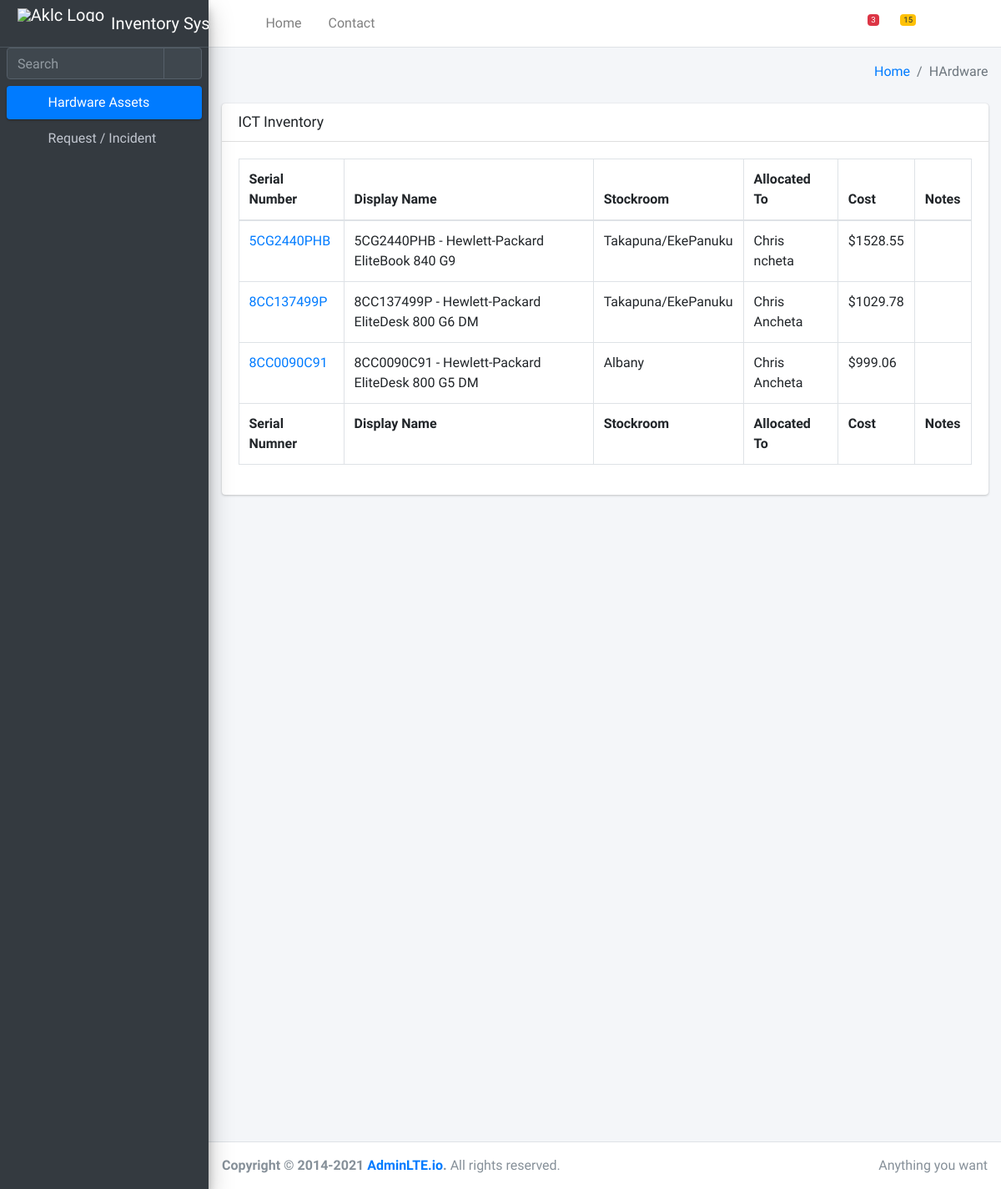
/, run on an earlier commit of the app's database.
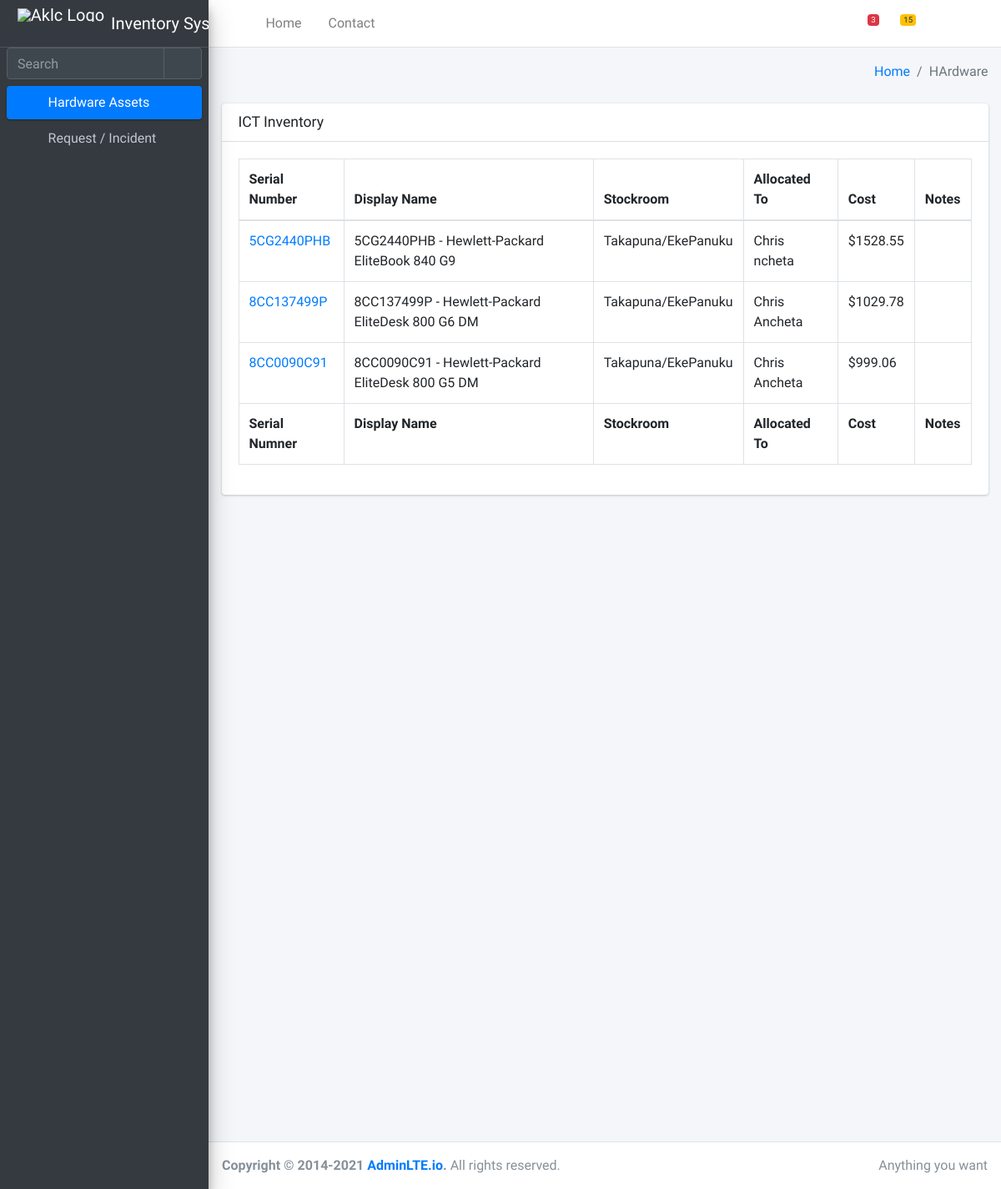
And on a later commit of the database.
### pages/models.py (models this page shows, shortened)
class Items(models.Model):
    LOCATION = (
        ('Albany','Albany'),
        ('Albert Street', 'Albert Street'),
        ('CBD East', 'CBD East'),
        ('CBD Other', 'CBD Other'),
        ('Henderson', 'Henderson'),
        ('Manukau', 'Manukau'),
        ('Takapuna/EkePanuku', 'Takapun/EkePanuku'),
        ('TAU', 'TAU'),
    )
    category = models.ForeignKey(Category, on_delete=models.DO_NOTHING)
    serial_no = models.CharField(max_length=200)
    display_name =  models.CharField(max_length=200)
    stock_room = models.CharField(max_length=200, choices=LOCATION)
    allocated_to = models.CharField(max_length=200, blank=True, null=True)
    cost = models.FloatField(blank=True, null=True)
    notes = models.TextField(blank=True, null=True)
    is_available = models.BooleanField(default=True)

### pages/views.py (the view)
# urls.py: path('', views.index, name='index'),
def index(request):
    items = Items.objects.all()
    context = {
        'items':items
    }
    return render(request, 'pages/index.html', context)

### templates/pages/index.html (shortened to what the changed rows need)
{% extends 'base.html' %}
{% load static %}
{% block content %}
<div class="content-wrapper" style="min-height: 1311px;">
    <section class="content">
      <div class="container-fluid">
        <div class="row">
          <div class="col-12">
            <div class="card">
              <div class="card-body">
                <div id="example2_wrapper" class="dataTables_wrapper dt-bootstrap4"><div class="row"><div class="col-sm-12 col-md-6"></div><div class="col-sm-12 col-md-6"></div></div><div class="row"><div class="col-sm-12">
                  <table id="example2" class="table table-bordered table-hover dataTable dtr-inline" aria-describedby="example2_info">
                  <thead>
                    <tr>
                        <th class="sorting sorting_asc" tabindex="0" aria-controls="example2" rowspan="1" colspan="1" aria-sort="ascending" aria-label="Rendering engine: activate to sort column descending">
                            Serial Number
                        </th>
                        <th class="sorting" tabindex="0" aria-controls="example2" rowspan="1" colspan="1" aria-label="Browser: activate to sort column ascending">
                            Display Name
                        </th>
                        <th class="sorting" tabindex="0" aria-controls="example2" rowspan="1" colspan="1" aria-label="Platform(s): activate to sort column ascending">
                            Stockroom
                        </th>
                        <th class="sorting" tabindex="0" aria-controls="example2" rowspan="1" colspan="1" aria-label="Engine version: activate to sort column ascending">
                            Allocated To
                        </th>
                        <th class="sorting" tabindex="0" aria-controls="example2" rowspan="1" colspan="1" aria-label="CSS grade: activate to sort column ascending">
                            Cost
                        </th>
                        <th class="sorting" tabindex="0" aria-controls="example2" rowspan="1" colspan="1" aria-label="CSS grade: activate to sort column ascending">
                            Notes
                        </th>
                    </tr>
                  </thead>
                  <tbody>
                  {% for item in items %}
                  <tr class="odd">
                    <td class="dtr-control sorting_1" tabindex="0">
                      <a
                          class="modalHardware"
                          type="button"
                          data-id="{{item.id}}"
                          data-serial_no="{{item.serial_no}}"
                          data-display_name="{{ item.display_name }}"
                          data-stock_room="{{ item.stock_room }}"
                          data-cost="{{ item.cost }}"
                          id="openHardwareModal"
                      >
                        {{item.serial_no}}
                      </a>
                    </td>
                    <td>{{item.display_name}}</td>
                    <td>{{item.stock_room}}</td>
                    <td>{{item.allocated_to}}</td>
                    <td>${{item.cost}}</td>
                    <td>{{item.notes}}</td>
                  </tr>
                  {% endfor %}
                </tbody>
                  <tfoot>
                  <tr>
                    <th rowspan="1" colspan="1">Serial Numner</th>
                    <th rowspan="1" colspan="1">Display Name</th>
                    <th rowspan="1" colspan="1">Stockroom</th>
                    <th rowspan="1" colspan="1">Allocated To</th>
                    <th rowspan="1" colspan="1">Cost</th>
                    <th rowspan="1" colspan="1">Notes</th>
                  </tr>
                  </tfoot>
                </table>
              </div>
            </div>
        </div>
      </div>
    </section>
  </div>
  {% endblock %}

What changed in the data, as far as the page shows it:
changed Items "8CC0090C91": stock_room "Albany" → "Takapuna/EkePanuku"
